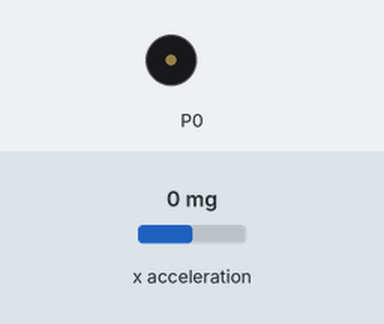
Bench run of a program on a simulated BBC micro:bit running MicroPython. On the bench: buzzer (waves = sounding). The inputs (shaded band) are chosen by the test bench; at power-on: x acceleration 0 mg.

Above: at 2.2 s.
2.3 s: x acceleration set to 750 mg
At 5.2 s:
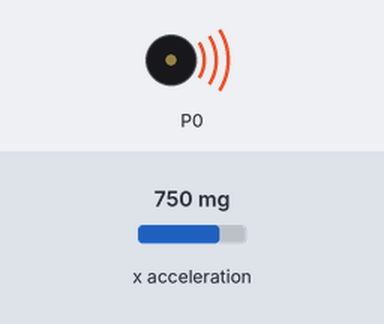
5.3 s: x acceleration set to 0 mg
At 6.1 s:
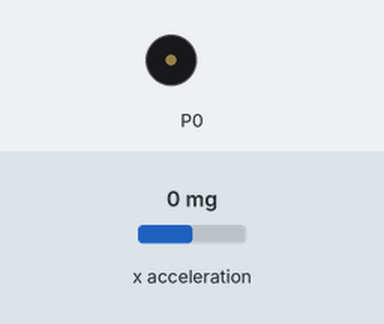
6.8 s: x acceleration set to 1440 mg
At 6.97 s:
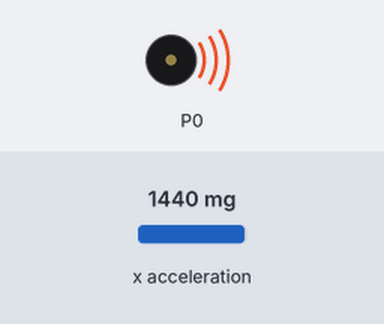
Timing chart, 0 to 9.8 s (numbered marks = the images above; inputs shaded):
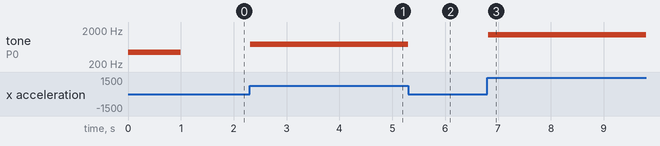

The program:

music3.py
```python
# do stuff with music - Justine Lee - 22/2/22

from microbit import *

# need this library to play music
import music

# play simple sound effect

#play a sound effect - concert A for 1 second
music.pitch(440,1000)

# changes pitch as accelerometer titled
while True:
    music.pitch(accelerometer.get_x(), 20)
```

Measured:
- after the input at 2.3 s, tone on P0: silent → 750 Hz at once
- after the input at 5.3 s, tone on P0: 750 Hz → silent at once
- after the input at 6.8 s, tone on P0: silent → 1440 Hz at once
